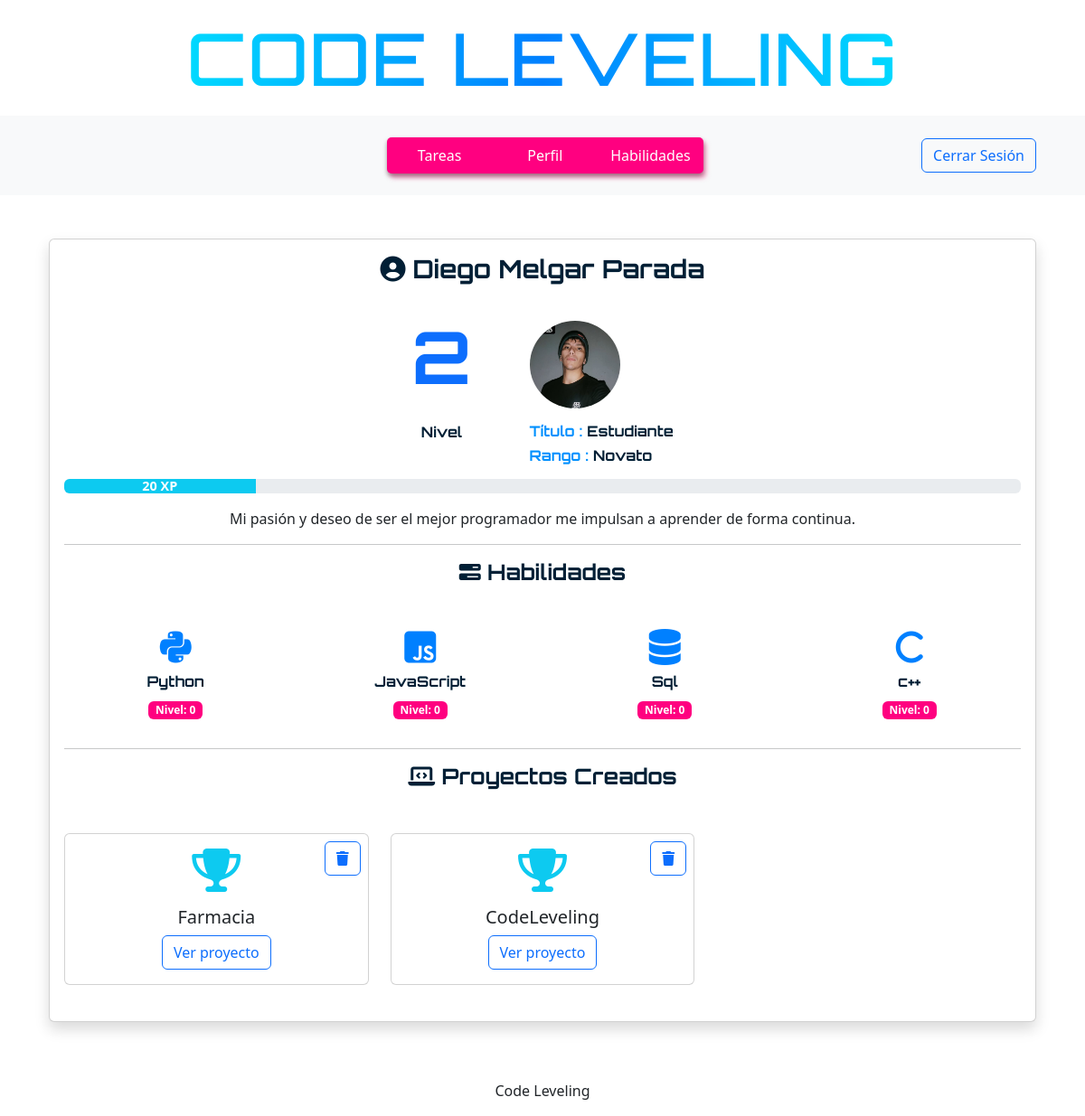
Page / (signed in) on the earlier database version.
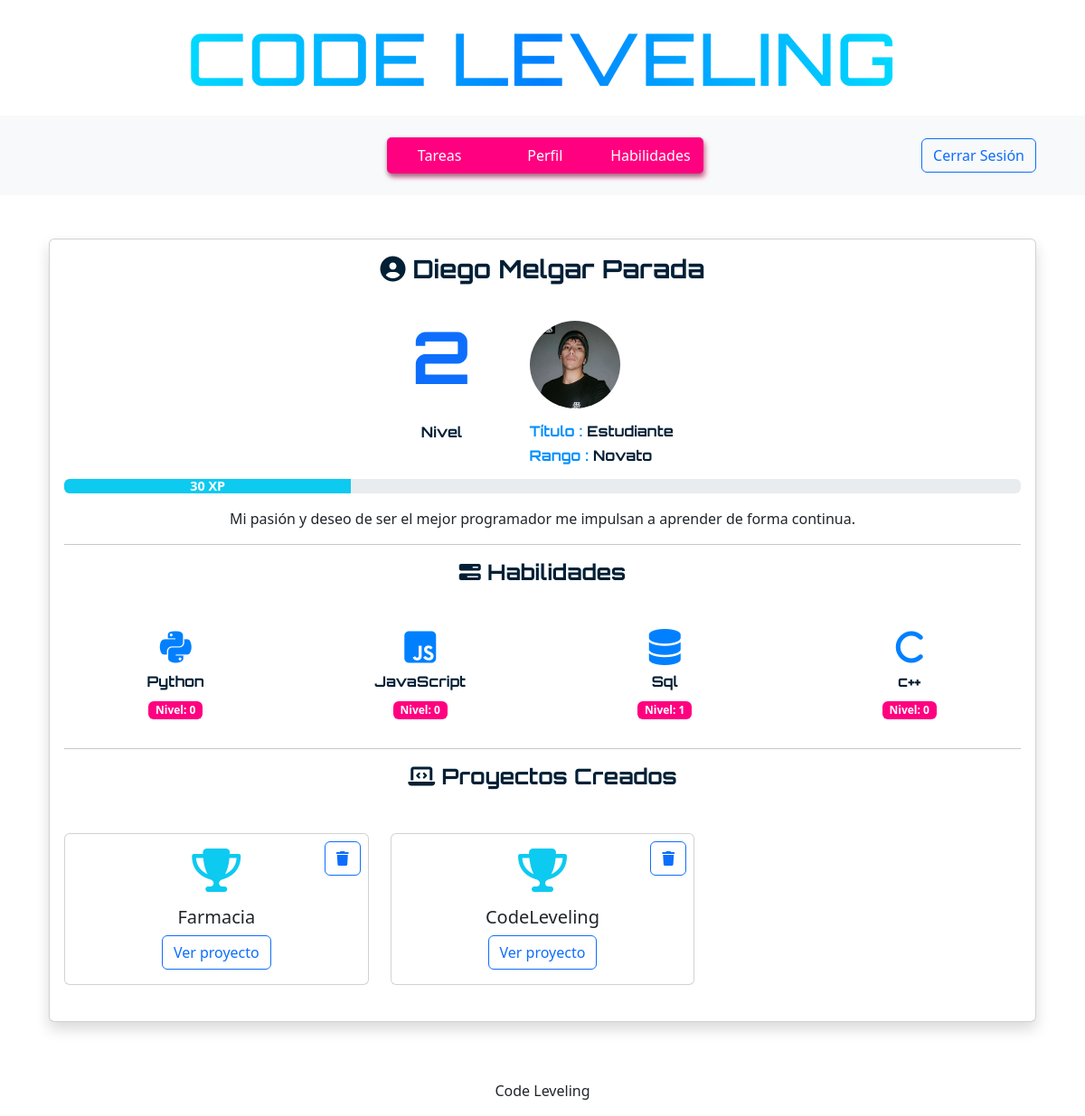
Same page on the later database version.
### tables this page shows
CREATE TABLE users (
id INTEGER PRIMARY KEY AUTOINCREMENT,
username TEXT NOT NULL,
hash TEXT NOT NULL,
level INTEGER NOT NULL DEFAULT 0, name TEXT NOT NULL DEFAULT "nobody", photo TEXT, description TEXT, xp INTEGER DEFAULT 0, xp_max INTEGER DEFAULT 100);

CREATE TABLE users_skills (
id INTEGER PRIMARY KEY AUTOINCREMENT,
user_id INTEGER NOT NULL,
skill_id INTEGER NOT NULL,
level INTEGER DEFAULT 0,
xp INTEGER DEFAULT 0,
xp_max INTEGER DEFAULT 100,
FOREIGN KEY (user_id) REFERENCES users(id),
FOREIGN KEY (skill_id) REFERENCES skills(id),
UNIQUE (user_id, skill_id)
);

CREATE TABLE skills (
id INTEGER PRIMARY KEY AUTOINCREMENT,
name TEXT NOT NULL,
icon TEXT);

CREATE TABLE projects (
id INTEGER PRIMARY KEY AUTOINCREMENT,
user_id INTEGER NOT NULL,
name TEXT NOT NULL,
link TEXT, time INTEGER DEFAULT 1,
FOREIGN KEY (user_id) REFERENCES users(id)
);

### app.py (the view)
@app.route("/")
@login_required
def perfil():
    skills = execute_db("SELECT s.icon, s.name, us.level FROM users_skills us JOIN skills s ON us.skill_id = s.id WHERE us.user_id = ?",param=(session["user_id"],),result=True)
    projects = execute_db("""SELECT id, name, link FROM projects WHERE user_id = ?
    AND id IN (SELECT ref_id FROM completed_tasks WHERE user_id = ? AND type = 'project') """, param=(session["user_id"], session["user_id"]),result=True)
    rows = execute_db("SELECT * FROM users WHERE id = ?;", param=(session["user_id"],), result=True)
    user = rows[0]
    titulo = ""
    if user["level"] <= 30:
        titulo = "Estudiante"
    elif user["level"] <= 60:
        titulo = "Junior"
    elif user["level"] <= 90:
        titulo ="Profesional"
    elif user["level"] <= 100:
        titulo = "Senior"
    else :
        titulo = "Master"
    rango = ""
    r = user["level"] % 30
    if user["level"] >= 100:
        rango ="Leyenda"
    elif user["level"] >= 90:
        rango = "Élite"
    elif user["level"] == 0:
        rango = "Aspirante"
    elif r >= 20 :
        rango = "Élite"
    elif r >= 10 :
        rango = "Avanzado"
    else :
        rango = "Novato"
    return render_template("perfil.html", skills=skills, user = user, titulo=titulo, rango =rango, projects=projects)

### helpers.py (called while the page is built)
def login_required(f):
    @wraps(f)
    def decorated_function(*args, **kwargs):
        if session.get("user_id") ==  None:
            return redirect("/login")
        return f(*args, **kwargs)
    return decorated_function

def execute_db(query, param=(),result = False):
    connection = sqlite3.connect('leveling.db')
    connection.row_factory = sqlite3.Row
    db = connection.cursor()
    db.execute(query,param)
    rows = None
    if result == True:
        rows = db.fetchall()
    connection.commit()
    connection.close()
    return rows

### templates/perfil.html (shortened to what this page needs)
{% extends "layout.html" %}
{% block body %}
<div class="container d-flex justify-content-center my-5">
    <div class="card shadow" style="width: 100%;">
        <div class="card-body">
            <h3 class="mb-3 text-center letter-1">
                <i class="fas fa-user-circle me-2"></i>{{user.name}}
            </h3>
            <div class="d-flex flex-column flex-md-row align-items-center justify-content-center gap-3">
                <div class="text-center">
                    <h1 class="display-1 letter-1 text-primary"> {{ user.level }} </h1>
                    <p class="letter-1 mt-4"> Nivel </p>
                </div>
                <div class="ms-5">
                    {% if user.photo %}
                    <img src="{{ url_for('static', filename='img/' ~ user.photo) }}" alt="Foto de perfil" class="rounded-circle img-fluid mt-4" style="max-width:100px">
                    {% else %}
                        <img src="/static/img/hacker.png" alt="Foto de perfil" class="rounded-circle" style="max-width:100px">
                    {% endif %}
                    <h6 class="letter-1 mt-3"> <span style="color:#0090fe;">Título :</span> {{ titulo }} </h6>
                    <h6 class="letter-1"> <span style="color:#0090fe;"> Rango : </span> {{ rango }} </h6>
                </div>
            </div>
            <div class="progress mt-2">
                <div class="progress-bar bg-info" role="progressbar" style="width: {{user.xp/user.xp_max*100 | round}}%" aria-valuenow="{{user.xp}}" aria-valuemin="0" aria-valuemax="{{user.xp_max}}">
                    {{user.xp}} XP
                </div>
            </div>
            <p class="text-center mt-3 ">
                {% if user.description %}
                    {{ user.description }}
                {% else %}
                    Mi pasión y deseo de ser el mejor programador me impulsan a aprender de forma continua.
                {% endif %}
            </p>
            <hr>
            <h4 class="card-title text-center letter-1 mb-5"><i class="fa-solid fa-bars-progress"></i> Habilidades</h4>
            <div class="row mb-3 text-center">
                {% for skill in skills %}
                <div class="col-md mb-3">
                    <i class=" {{skill.icon}} " style="color: #0080FF;font-size: 40px;"></i>
                    <h6 class="mt-2 letter-1">  {{skill.name}} </h6>
                    <span class="badge" style="background-color: #FF0080;">Nivel: {{skill.level}}</span>
                </div>
                {% endfor %}
            </div>
            <hr>
            <h4 class="card-title text-center letter-1 mb-5"><i class="fa-solid fa-laptop-code"></i> Proyectos Creados</h4>
            <div class="row text-center">
                {% for project in projects %}
                <div class="col-md-4 mb-4">
                    <div class="card position-relative">
                        <form action="/eliminar_proyecto" method="POST" class="position-absolute top-0 end-0 m-2">
                            <button class="btn btn-outline-primary btn-p " type="submit"><i class="fa-solid fa-trash"></i></button>
                        </form>
                        <div class="card-body">
                            <i class="fas fa-trophy fa-3x text-info mb-3"></i>
                            <h5 class="card-title">{{project.name}}</h5>
                            <div class="d-flex justify-content-center">
                                <a class="btn btn-outline-primary btn-p" href="{{project.link}}" target="_blank">Ver proyecto</a>
                            </div>
                        </div>
                    </div>
                </div>
                {% endfor %}
            </div>
        </div>
    </div>
</div>
{% endblock %}

### templates/layout.html (shortened to what this page needs)
<!DOCTYPE html>
<html lang="es">
    <head>
        <link href="https://cdn.jsdelivr.net/npm/bootstrap@5.3.3/dist/css/bootstrap.min.css" rel="stylesheet">
        <link href="/static/css/style.css" rel="stylesheet">
        <link rel="stylesheet" href="https://cdnjs.cloudflare.com/ajax/libs/font-awesome/6.5.0/css/all.min.css">
    </head>
    <body>
        <header>
            <div class="container text-center my-3">
                <h1 class="title">Code Leveling</h1>
            </div>
        </header>
        <nav class="navbar navbar-expand-md bg-light">
            <div class="container d-felx">
                {% if session["user_id"] %}
                <div class="container d-flex p-3">
                </div>
                <div class="container d-flex justify-content-center mx-auto p-3">
                    <ul class="navbar-nav button-container ">
                        <li class="nav-item"> <a class="nav-link button-nav" href="/tareas"> Tareas </a> </li>
                        <li class="nav-item"> <a class="nav-link button-nav" href="/"> Perfil </a> </li>
                        <li class="nav-item"> <a class="nav-link button-nav" href="/habilidades"> Habilidades </a> </li>
                    </ul>
                </div>
                <div class="container collapse navbar-collapse justify-content-end d-felx" id="confi">
                    <button class="btn btn-outline-primary btn-p">
                        <a class="nav-link" href="/logout"> Cerrar Sesión </a>
                    </button>
                </div>
                {% endif %}
            </div>
        </nav>
        <main class="container my-3">
                {% block body %}{% endblock %}
        </main>
        <footer class="text-center py-3">
            Code Leveling
        </footer>
    </body>
</html>

### static/css/style.css (style rules this page uses)
.title { font-family: 'Rajdhani','Orbitron', sans-serif; font-size: clamp(3rem, 10vw, 5rem); text-align: center; text-transform: uppercase; letter-spacing: 2px; color: transparent; background: linear-gradient(90deg, #00ffff, #0080FF, #00ffff); -webkit-background-clip: text; padding: 0 1rem; line-height: 1.2; }
.letter-1 { font-family: 'Rajdhani','Orbitron', sans-serif; font-weight: bold; color:#011f35; }
.button-container { display: flex; flex-wrap: wrap; background-color: #FF0080; width: 350px; height: 40px; align-items: center; justify-content: space-around; border-radius: 5px; box-shadow: rgba(0, 0, 0, 0.35) 0px 3px 5px, rgba(245, 73, 144, 0.5) 3px 5px 5px; }
.button-nav { outline: 0 !important; border: 0 !important; width: 40px; height: 40px; border-radius: 50%; background-color: transparent; display: flex; align-items: center; justify-content: center; color: #fff; transition: all ease-in-out 0.3s; cursor: pointer; }
.progress-bar { font-weight: bold; font-size: 0.9rem; }
.btn-p { transition: transform 0.2s ease, box-shadow 0.2s ease; }

Differences in the rows shown:
changed users "Diego Melgar Parada": xp "20" → "30"
changed users_skills "Sql": level "0" → "1"
